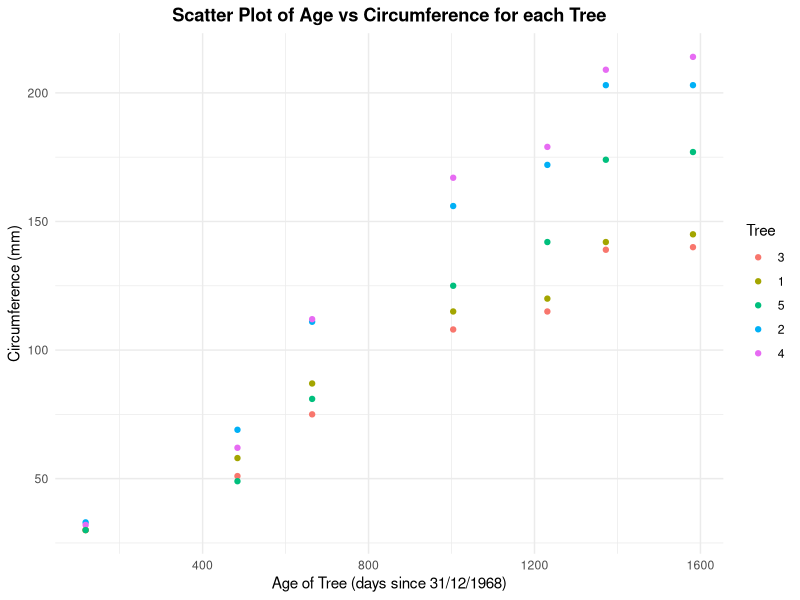
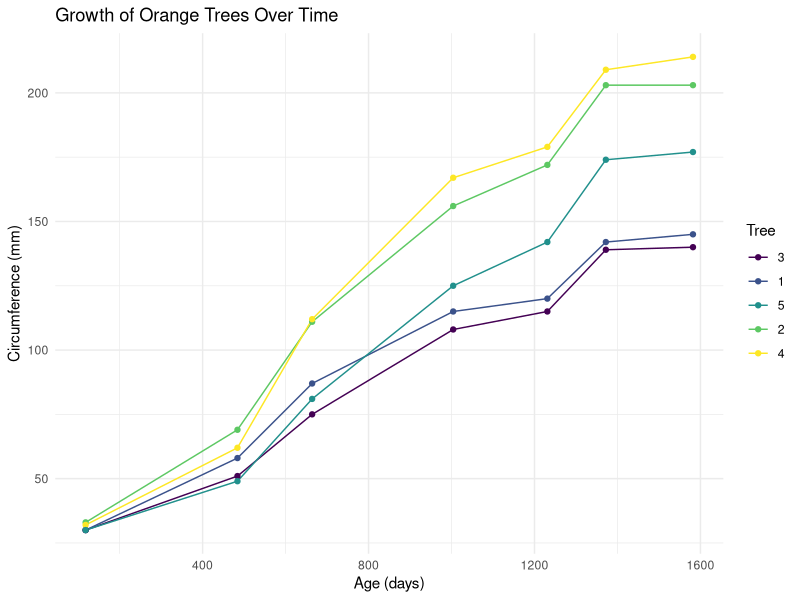

These charts were generated, in order, by the following R code:
## ---- chunk 1
# loading the dataset
data("Orange")
## ---- chunk 2
head(Orange,12)
## ---- chunk 3
# provides summary statistics of each column except the first
summary(Orange[,-1]) 
## ---- chunk 4
# loading package for creating good plots
library(ggplot2)

# plot of age vs circumference, colored by Tree
ggplot(data = Orange, aes(x = age, y = circumference, color = Tree)) +
  
  # scatterplot
  geom_point() +
  
  # plot title, x- and y-axis labels
  labs(title = "Scatter Plot of Age vs Circumference for each Tree",
       x = "Age of Tree (days since 31/12/1968)",
       y = "Circumference (mm)") +
  
  # color options
  scale_color_discrete(name = "Tree") +
  theme_minimal() +
  theme(
    # Center and bolden the title
    plot.title = element_text(hjust = 0.5, face = "bold")
  )
## ---- chunk 5
# Create the plot
ggplot(Orange, aes(x = age, y = circumference, color = as.factor(Tree))) +

  # line plot
  geom_line() +
  # add points
  geom_point() +
  labs(title = "Growth of Orange Trees Over Time",
       x = "Age (days)",
       y = "Circumference (mm)",
       color = "Tree") +
  theme_minimal()
